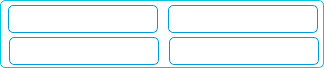
       <widget class="QWidget" name="cityPop2" native="true">
        <property name="geometry">
         <rect>
          <x>183</x>
          <y>101</y>
          <width>324</width>
          <height>68</height>
         </rect>
        </property>
        <property name="styleSheet">
         <string notr="true">QWidget {
      border: 1px solid  rgb(0, 199, 219);
      border-radius: 5px;
      background:white;
  }</string>
        </property>
        <widget class="SubComboBox" name="hometownSub3">
         <property name="enabled">
          <bool>true</bool>
         </property>
         <property name="geometry">
          <rect>
           <x>9</x>
           <y>37</y>
           <width>150</width>
           <height>28</height>
          </rect>
         </property>
         <property name="styleSheet">
          <string notr="true"> QComboBox {
      border:1px solid rgb(0, 155, 219);
      border-radius: 5px;
padding: 0 0 0 5;
  background: white;
  }
  QComboBox::down-arrow:on { /* shift the arrow when popup is open */
      top: 1px;
      left: 1px;
  }
QComboBox::down-arrow {
image:url(:/images/down-arrow.png)
}
 QComboBox::drop-down {
      subcontrol-origin: 15;
      subcontrol-position: right;
      width:15px;
color:red;
border-bottom-right-radius: 5px;
  }
 QComboBox::down-arrow:on { /* shift the arrow when popup is open */
image:url(:/images/up-arrow.png)
  }</string>
         </property>
        </widget>
        <widget class="SubComboBox" name="hometownSub2">
         <property name="enabled">
          <bool>true</bool>
         </property>
         <property name="geometry">
          <rect>
           <x>168</x>
           <y>5</y>
           <width>150</width>
           <height>28</height>
          </rect>
         </property>
         <property name="styleSheet">
          <string notr="true"> QComboBox {
      border:1px solid rgb(0, 155, 219);
      border-radius: 5px;
padding: 0 0 0 5;
  background: white;
  }
  QComboBox::down-arrow:on { /* shift the arrow when popup is open */
      top: 1px;
      left: 1px;
  }
QComboBox::down-arrow {
image:url(:/images/down-arrow.png)
}
 QComboBox::drop-down {
      subcontrol-origin: 15;
      subcontrol-position: right;
      width:15px;
color:red;
border-bottom-right-radius: 5px;
  }
 QComboBox::down-arrow:on { /* shift the arrow when popup is open */
image:url(:/images/up-arrow.png)
  }</string>
         </property>
        </widget>
        <widget class="SubComboBox" name="hometownSub4">
         <property name="enabled">
          <bool>true</bool>
         </property>
         <property name="geometry">
          <rect>
           <x>169</x>
           <y>37</y>
           <width>150</width>
           <height>28</height>
          </rect>
         </property>
         <property name="styleSheet">
          <string notr="true"> QComboBox {
      border:1px solid rgb(0, 155, 219);
      border-radius: 5px;
padding: 0 0 0 5;
  background: white;
  }
  QComboBox::down-arrow:on { /* shift the arrow when popup is open */
      top: 1px;
      left: 1px;
  }
QComboBox::down-arrow {
image:url(:/images/down-arrow.png)
}
 QComboBox::drop-down {
      subcontrol-origin: 15;
      subcontrol-position: right;
      width:15px;
color:red;
border-bottom-right-radius: 5px;
  }
 QComboBox::down-arrow:on { /* shift the arrow when popup is open */
image:url(:/images/up-arrow.png)
  }</string>
         </property>
         <property name="currentIndex">
          <number>-1</number>
         </property>
        </widget>
        <widget class="SubComboBox" name="hometownSub1">
         <property name="enabled">
          <bool>true</bool>
         </property>
         <property name="geometry">
          <rect>
           <x>8</x>
           <y>5</y>
           <width>150</width>
           <height>28</height>
          </rect>
         </property>
         <property name="palette">
          <palette>
           <active>
            <colorrole role="Button">
             <brush brushstyle="SolidPattern">
              <color alpha="255">
               <red>255</red>
               <green>255</green>
               <blue>255</blue>
              </color>
             </brush>
            </colorrole>
            <colorrole role="Base">
             <brush brushstyle="SolidPattern">
              <color alpha="255">
               <red>255</red>
               <green>255</green>
               <blue>255</blue>
              </color>
             </brush>
            </colorrole>
            <colorrole role="Window">
             <brush brushstyle="SolidPattern">
              <color alpha="255">
               <red>255</red>
               <green>255</green>
               <blue>255</blue>
              </color>
             </brush>
            </colorrole>
           </active>
           <inactive>
            <colorrole role="Button">
             <brush brushstyle="SolidPattern">
              <color alpha="255">
               <red>255</red>
               <green>255</green>
               <blue>255</blue>
              </color>
             </brush>
            </colorrole>
            <colorrole role="Base">
             <brush brushstyle="SolidPattern">
              <color alpha="255">
               <red>255</red>
               <green>255</green>
               <blue>255</blue>
              </color>
             </brush>
            </colorrole>
            <colorrole role="Window">
             <brush brushstyle="SolidPattern">
              <color alpha="255">
               <red>255</red>
               <green>255</green>
               <blue>255</blue>
              </color>
             </brush>
            </colorrole>
           </inactive>
           <disabled>
            <colorrole role="Button">
             <brush brushstyle="SolidPattern">
              <color alpha="255">
               <red>255</red>
               <green>255</green>
               <blue>255</blue>
              </color>
             </brush>
            </colorrole>
            <colorrole role="Base">
             <brush brushstyle="SolidPattern">
              <color alpha="255">
               <red>255</red>
               <green>255</green>
               <blue>255</blue>
              </color>
             </brush>
            </colorrole>
            <colorrole role="Window">
             <brush brushstyle="SolidPattern">
              <color alpha="255">
               <red>255</red>
               <green>255</green>
               <blue>255</blue>
              </color>
             </brush>
            </colorrole>
           </disabled>
          </palette>
         </property>
         <property name="styleSheet">
          <string notr="true"> QComboBox {
      border:1px solid rgb(0, 155, 219);
      border-radius: 5px;
padding: 0 0 0 5;
  background: white;
  }
  QComboBox::down-arrow:on { /* shift the arrow when popup is open */
      top: 1px;
      left: 1px;
  }
QComboBox::down-arrow {
image:url(:/images/down-arrow.png)
}
 QComboBox::drop-down {
      subcontrol-origin: 15;
      subcontrol-position: right;
      width:15px;
color:red;
border-bottom-right-radius: 5px;
  }
 QComboBox::down-arrow:on { /* shift the arrow when popup is open */
image:url(:/images/up-arrow.png)
  }</string>
         </property>
        </widget>
       </widget>
